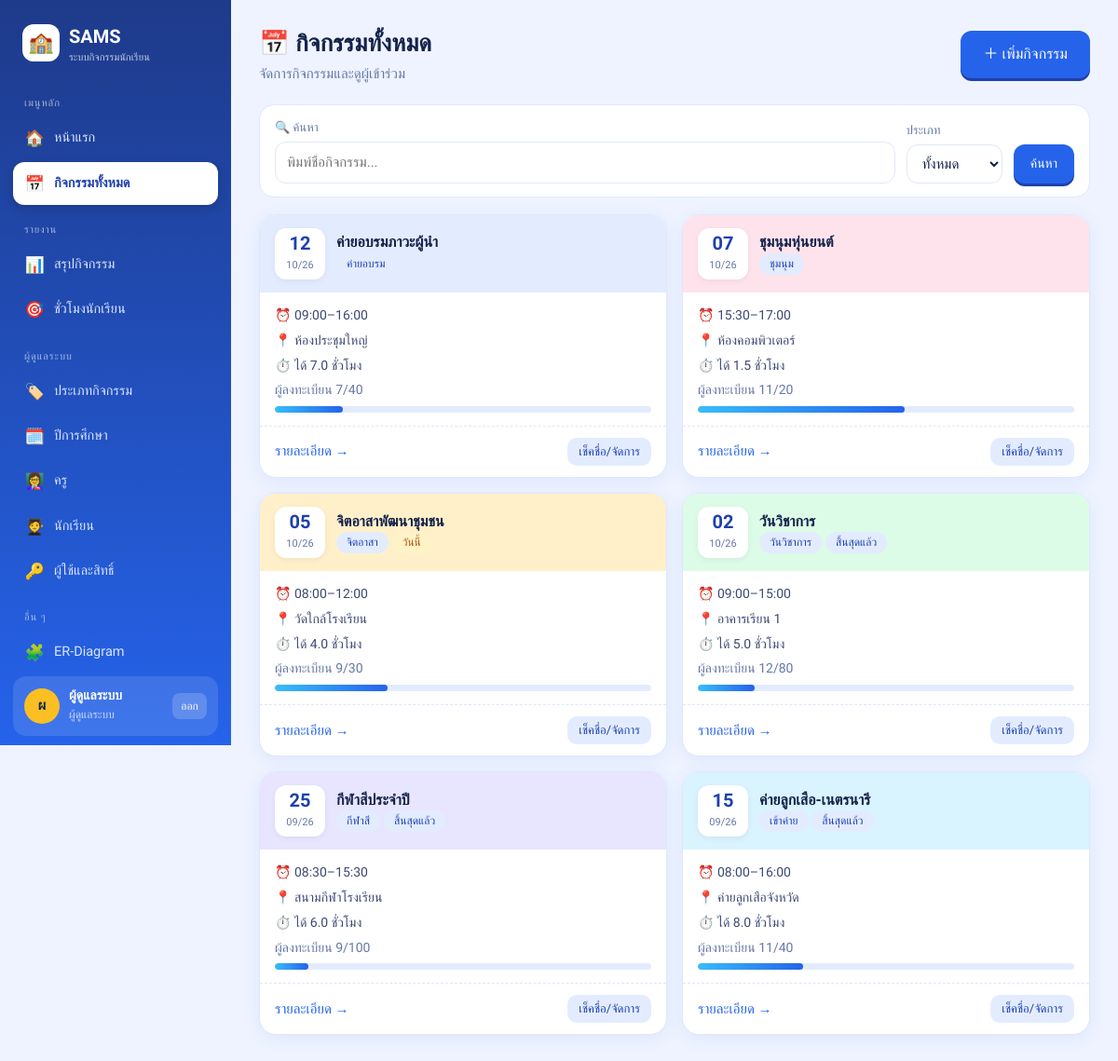
/activities (signed in), run on the app's committed database.
### tables this page shows
CREATE TABLE role (
    role_id   INTEGER PRIMARY KEY AUTOINCREMENT,
    role_name TEXT NOT NULL UNIQUE
);

CREATE TABLE activity (
    activity_id      INTEGER PRIMARY KEY AUTOINCREMENT,
    activity_name    TEXT NOT NULL,
    type_id          INTEGER NOT NULL REFERENCES activity_type(type_id),
    year_id          INTEGER NOT NULL REFERENCES academic_year(year_id),
    location         TEXT,
    activity_date    TEXT NOT NULL,
    start_time       TEXT,
    end_time         TEXT,
    max_participants INTEGER NOT NULL DEFAULT 50,
    hours            REAL NOT NULL DEFAULT 1
);

CREATE TABLE activity_type (
    type_id   INTEGER PRIMARY KEY AUTOINCREMENT,
    type_name TEXT NOT NULL UNIQUE
);

### app.py (the view)
@app.route("/activities")
@login_required()
def activities():
    type_id = request.args.get("type", "")
    kw = request.args.get("q", "").strip()
    sql, args = ACT_SQL + " WHERE 1=1", []
    if type_id:
        sql += " AND a.type_id=?"; args.append(type_id)
    if kw:
        sql += " AND a.activity_name LIKE ?"; args.append(f"%{kw}%")
    rows = q(sql + " ORDER BY a.activity_date DESC", args)
    mine = set()
    if g.user["role_name"] == "student":
        mine = {r["activity_id"] for r in q(
            "SELECT activity_id FROM registration WHERE student_id=? AND reg_status='registered'",
            (g.user["student_id"],))}
    types = q("SELECT * FROM activity_type ORDER BY type_name")
    return render_template("activities.html", rows=rows, mine=mine, types=types,
                           type_id=type_id, kw=kw, today=date.today().isoformat())

### app.py (called while the page is built)
def db():
    if "db" not in g:
        g.db = sqlite3.connect(DB_PATH)
        g.db.row_factory = sqlite3.Row
        g.db.execute("PRAGMA foreign_keys = ON")
    return g.db

def q(sql, args=(), one=False):
    cur = db().execute(sql, args)
    rows = cur.fetchall()
    return (rows[0] if rows else None) if one else rows

@app.before_request
def load_user():
    g.user = None
    uid = session.get("uid")
    if uid:
        g.user = q("""SELECT u.*, r.role_name,
                      COALESCE(s.first_name||' '||s.last_name, t.teacher_name, 'ผู้ดูแลระบบ') AS display_name
                      FROM user_account u JOIN role r USING(role_id)
                      LEFT JOIN student s USING(student_id) LEFT JOIN teacher t USING(teacher_id)
                      WHERE u.user_id=?""", (uid,), one=True)

def login_required(*roles):
    def deco(fn):
        @wraps(fn)
        def wrapper(*a, **kw):
            if not g.user:
                return redirect(url_for("login", next=request.path))
            if roles and g.user["role_name"] not in roles:
                flash("คุณไม่มีสิทธิ์เข้าถึงหน้านี้", "err")
                return redirect(url_for("dashboard"))
            return fn(*a, **kw)
        return wrapper
    return deco

### templates/activities.html (shortened to what this page needs)
{% extends 'base.html' %}
{% block body %}
<div class="ph">
  <div><h1>📅 กิจกรรมทั้งหมด</h1><p>{% if g.user.role_name == 'student' %}เลือกกิจกรรมที่สนใจแล้วกด "ลงทะเบียน" ได้เลย{% else %}จัดการกิจกรรมและดูผู้เข้าร่วม{% endif %}</p></div>
  {% if g.user.role_name in ('admin','teacher') %}<a class="btn lg" href="{{ url_for('activity_new') }}">＋ เพิ่มกิจกรรม</a>{% endif %}
</div>
<form class="bar" method="get">
  <div class="grow"><label>🔍 ค้นหา</label><input name="q" value="{{ kw }}" placeholder="พิมพ์ชื่อกิจกรรม..."></div>
  <div><label>ประเภท</label><select name="type" onchange="this.form.submit()"><option value="">ทั้งหมด</option>
    {% for t in types %}<option value="{{ t.type_id }}" {{ 'selected' if t.type_id|string == type_id }}>{{ t.type_name }}</option>{% endfor %}</select></div>
  <button class="btn">ค้นหา</button>
</form>
<div class="grid g3">
{% for a in rows %}
  {% set pct = (a.joined * 100 / a.max_participants)|round|int if a.max_participants else 0 %}
  <div class="acard t{{ a.type_id % 6 }}">
    <div class="head">
      <div class="date"><b>{{ a.activity_date[8:10] }}</b><small>{{ a.activity_date[5:7] }}/{{ a.activity_date[2:4] }}</small></div>
      <div><h3><a href="{{ url_for('activity_detail', aid=a.activity_id) }}">{{ a.activity_name }}</a></h3>
        <span class="tag">{{ a.type_name }}</span>
        {% if a.activity_date < today %}<span class="tag">สิ้นสุดแล้ว</span>{% elif a.activity_date == today %}<span class="tag late">วันนี้</span>{% endif %}</div>
    </div>
    <div class="body">
      <div>⏰ {{ a.start_time }}–{{ a.end_time }}</div>
      <div>📍 {{ a.location }}</div>
      <div>⏱️ ได้ {{ a.hours }} ชั่วโมง</div>
      <div><span class="mute">ผู้ลงทะเบียน {{ a.joined }}/{{ a.max_participants }}</span>
        <div class="seat {{ 'full' if pct >= 100 }}"><i style="width:{{ [pct,100]|min }}%"></i></div></div>
    </div>
    <div class="foot">
      <a href="{{ url_for('activity_detail', aid=a.activity_id) }}">รายละเอียด →</a>
      {% if g.user.role_name == 'student' %}
        {% if a.activity_id in mine %}
          <form class="inline row" method="post" action="{{ url_for('cancel', aid=a.activity_id) }}"><span class="tag registered">✓ ลงทะเบียนแล้ว</span><button class="btn red sm">ยกเลิก</button></form>
        {% elif a.activity_date < today %}<span class="mute">ปิดรับแล้ว</span>
        {% elif a.joined >= a.max_participants %}<span class="tag absent">เต็มแล้ว</span>
        {% else %}<form class="inline" method="post" action="{{ url_for('register', aid=a.activity_id) }}"><button class="btn">ลงทะเบียน</button></form>{% endif %}
      {% else %}
        <a class="btn sec sm" href="{{ url_for('activity_detail', aid=a.activity_id) }}">เช็คชื่อ/จัดการ</a>
      {% endif %}
    </div>
  </div>
{% endfor %}
</div>
{% endblock %}

### templates/base.html (shortened to what this page needs)
<!doctype html>
<html lang="th">
<head>
<link rel="stylesheet" href="{{ url_for('static', filename='style.css') }}">
</head>
<body>
{% macro item(ep, icon, text, kind=None) %}
  {% set href = url_for(ep, kind=kind) if kind else url_for(ep) %}
  <a class="nav {{ 'on' if request.path == href }}" href="{{ href }}"><span>{{ icon }}</span>{{ text }}</a>
{% endmacro %}
{% if g.user %}
<div class="shell">
<aside class="side" id="side">
  <div class="logo"><i>🏫</i><div>SAMS<small>ระบบกิจกรรมนักเรียน</small></div></div>
  <div class="grp">เมนูหลัก</div>
  {{ item('dashboard', '🏠', 'หน้าแรก') }}
  {{ item('activities', '📅', 'กิจกรรมทั้งหมด') }}
  {% if g.user.role_name in ('admin','teacher') %}
    <div class="grp">รายงาน</div>
    {{ item('report_activities', '📊', 'สรุปกิจกรรม') }}
    {{ item('report_students', '🎯', 'ชั่วโมงนักเรียน') }}
  {% endif %}
  {% if g.user.role_name == 'admin' %}
    <div class="grp">ผู้ดูแลระบบ</div>
    {{ item('master', '🏷️', 'ประเภทกิจกรรม', 'types') }}
    {{ item('master', '🗓️', 'ปีการศึกษา', 'years') }}
    {{ item('master', '👩‍🏫', 'ครู', 'teachers') }}
    {{ item('master', '🧑‍🎓', 'นักเรียน', 'students') }}
    {{ item('users', '🔑', 'ผู้ใช้และสิทธิ์') }}
  {% endif %}
  <div class="grp">อื่น ๆ</div>
  {{ item('er', '🧩', 'ER-Diagram') }}
  <div class="me">
    <div class="av">{{ (g.user.display_name or g.user.username)[0]|upper }}</div>
    <div><b>{{ g.user.display_name or g.user.username }}</b><small>{{ {'admin':'ผู้ดูแลระบบ','teacher':'ครูผู้ดูแล','student':'นักเรียน'}[g.user.role_name] }}</small></div>
    <a href="{{ url_for('logout') }}">ออก</a>
  </div>
</aside>
<div class="main"><div class="wrap">
  {% block body %}{% endblock %}
</div></div>
</div>
{% else %}
  {% for cat, msg in get_flashed_messages(with_categories=true) %}<div class="flash {{ cat }}" style="margin:16px">{{ msg }}</div>{% endfor %}
  {% block public %}{% endblock %}
{% endif %}
</body>
</html>

### data on the page
role: role_name "ผู้ดูแลระบบ"
activity: activity_date "12", activity_date "10", activity_date "26", activity_name "ค่ายอบรมภาวะผู้นำ", type_name "ค่ายอบรม", start_time "09:00", end_time "16:00", location "ห้องประชุมใหญ่", hours "7.0", joined "7", max_participants "40", {{ [pct,100]|min }} 18 (drawn)
activity: activity_date "07", activity_date "10", activity_date "26", activity_name "ชุมนุมหุ่นยนต์", type_name "ชุมนุม", start_time "15:30", end_time "17:00", location "ห้องคอมพิวเตอร์", hours "1.5", joined "11", max_participants "20", {{ [pct,100]|min }} 55 (drawn)
activity: activity_date "05", activity_date "10", activity_date "26", activity_name "จิตอาสาพัฒนาชุมชน", type_name "จิตอาสา", shows "วันนี้", start_time "08:00", end_time "12:00", location "วัดใกล้โรงเรียน", hours "4.0", joined "9", max_participants "30"
activity: activity_date "02", activity_date "10", activity_date "26", activity_name "วันวิชาการ", type_name "วันวิชาการ", shows "สิ้นสุดแล้ว", start_time "09:00", end_time "15:00", location "อาคารเรียน 1", hours "5.0", joined "12", max_participants "80", {{ [pct,100]|min }} 15 (drawn)
activity: activity_date "25", activity_date "09", activity_date "26", activity_name "กีฬาสีประจำปี", type_name "กีฬาสี", shows "สิ้นสุดแล้ว", start_time "08:30", end_time "15:30", location "สนามกีฬาโรงเรียน", hours "6.0", joined "9", max_participants "100"
activity: activity_date "15", activity_date "09", activity_date "26", activity_name "ค่ายลูกเสือ-เนตรนารี", type_name "เข้าค่าย", shows "สิ้นสุดแล้ว", start_time "08:00", end_time "16:00", location "ค่ายลูกเสือจังหวัด", hours "8.0", joined "11", max_participants "40", {{ [pct,100]|min }} 28 (drawn)

### other printed values
{{ icon }} "🏠 📅 📊 🎯 🏷️ 🗓️ 👩‍🏫 🧑‍🎓 🔑 🧩"
{{ text }} "หน้าแรก กิจกรรมทั้งหมด สรุปกิจกรรม ชั่วโมงนักเรียน ประเภทกิจกรรม ปีการศึกษา ครู นักเรียน ผู้ใช้และสิทธิ์ ER-Diagram"
{{ (g.user.display_name or g.user.username)[0]|upper }} "ผ"
{{ g.user.display_name or g.user.username }} "ผู้ดูแลระบบ"
